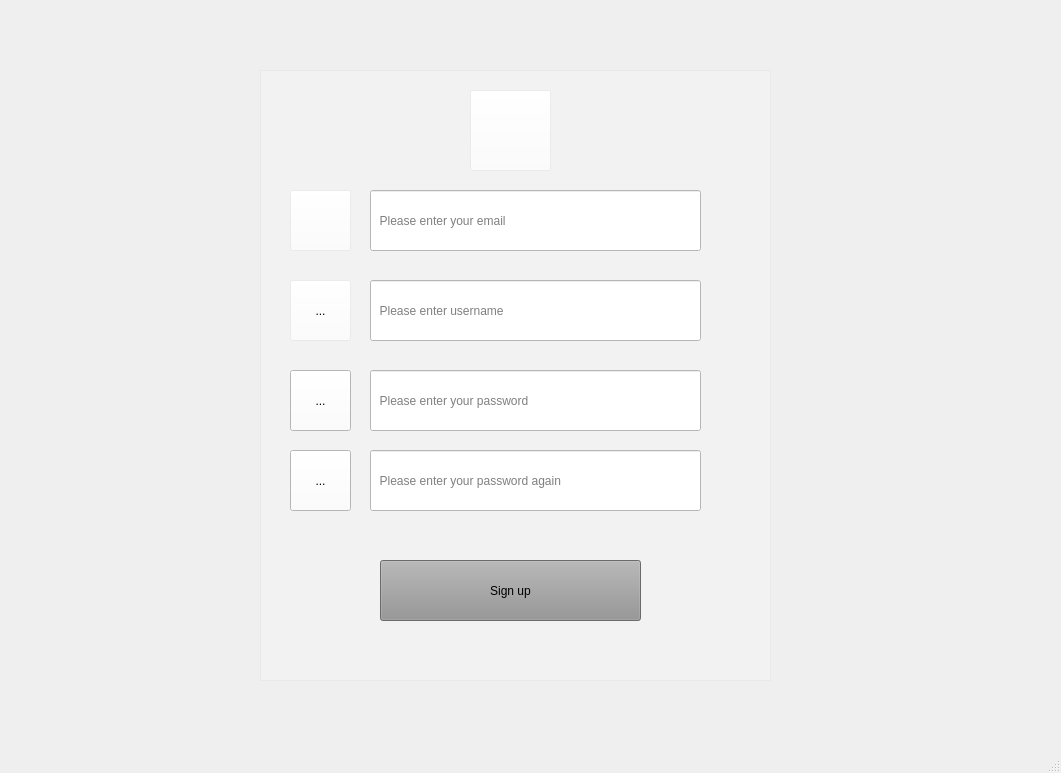
<?xml version="1.0" encoding="UTF-8"?>
<ui version="4.0">
 <class>MainWindow</class>
 <widget class="QMainWindow" name="MainWindow">
  <property name="geometry">
   <rect>
    <x>0</x>
    <y>0</y>
    <width>1061</width>
    <height>773</height>
   </rect>
  </property>
  <property name="windowTitle">
   <string>MainWindow</string>
  </property>
  <widget class="QWidget" name="centralwidget">
   <widget class="QLabel" name="label">
    <property name="geometry">
     <rect>
      <x>-170</x>
      <y>-40</y>
      <width>1281</width>
      <height>831</height>
     </rect>
    </property>
    <property name="text">
     <string/>
    </property>
    <property name="pixmap">
     <pixmap resource="icons.qrc">:/capture.PNG</pixmap>
    </property>
   </widget>
   <widget class="QFrame" name="frame">
    <property name="geometry">
     <rect>
      <x>260</x>
      <y>70</y>
      <width>511</width>
      <height>611</height>
     </rect>
    </property>
    <property name="styleSheet">
     <string notr="true">background:rgba(255,255,255,0.2);</string>
    </property>
    <property name="frameShape">
     <enum>QFrame::StyledPanel</enum>
    </property>
    <property name="frameShadow">
     <enum>QFrame::Raised</enum>
    </property>
    <widget class="QLineEdit" name="lineEdit">
     <property name="geometry">
      <rect>
       <x>110</x>
       <y>120</y>
       <width>331</width>
       <height>61</height>
      </rect>
     </property>
     <property name="styleSheet">
      <string notr="true">background:rgb(255, 255, 255);
font: 75 10pt &quot;MS Shell Dlg 2&quot;;</string>
     </property>
     <property name="placeholderText">
      <string>  Please enter your email  </string>
     </property>
    </widget>
    <widget class="QLineEdit" name="lineEdit_2">
     <property name="geometry">
      <rect>
       <x>110</x>
       <y>210</y>
       <width>331</width>
       <height>61</height>
      </rect>
     </property>
     <property name="styleSheet">
      <string notr="true">background:rgb(255, 255, 255);
font: 75 10pt &quot;MS Shell Dlg 2&quot;;</string>
     </property>
     <property name="placeholderText">
      <string>  Please enter username</string>
     </property>
    </widget>
    <widget class="QLineEdit" name="lineEdit_3">
     <property name="geometry">
      <rect>
       <x>110</x>
       <y>300</y>
       <width>331</width>
       <height>61</height>
      </rect>
     </property>
     <property name="styleSheet">
      <string notr="true">background:rgb(255, 255, 255);
font: 75 10pt &quot;MS Shell Dlg 2&quot;;</string>
     </property>
     <property name="echoMode">
      <enum>QLineEdit::Password</enum>
     </property>
     <property name="placeholderText">
      <string>  Please enter your password</string>
     </property>
    </widget>
    <widget class="QLineEdit" name="lineEdit_4">
     <property name="geometry">
      <rect>
       <x>110</x>
       <y>380</y>
       <width>331</width>
       <height>61</height>
      </rect>
     </property>
     <property name="styleSheet">
      <string notr="true">background:rgb(255, 255, 255);
font: 75 10pt &quot;MS Shell Dlg 2&quot;;</string>
     </property>
     <property name="echoMode">
      <enum>QLineEdit::Password</enum>
     </property>
     <property name="placeholderText">
      <string>  Please enter your password again  </string>
     </property>
    </widget>
    <widget class="QPushButton" name="pushButton">
     <property name="geometry">
      <rect>
       <x>120</x>
       <y>490</y>
       <width>261</width>
       <height>61</height>
      </rect>
     </property>
     <property name="styleSheet">
      <string notr="true">background:rgb(148,148,148);
font: 75 14pt &quot;MS Shell Dlg 2&quot;;</string>
     </property>
     <property name="text">
      <string>Sign up</string>
     </property>
    </widget>
    <widget class="QToolButton" name="toolButton">
     <property name="geometry">
      <rect>
       <x>30</x>
       <y>120</y>
       <width>61</width>
       <height>61</height>
      </rect>
     </property>
     <property name="text">
      <string/>
     </property>
     <property name="icon">
      <iconset resource="icons.qrc">
       <normaloff>:/emai.png</normaloff>:/emai.png</iconset>
     </property>
     <property name="iconSize">
      <size>
       <width>99</width>
       <height>100</height>
      </size>
     </property>
    </widget>
    <widget class="QToolButton" name="toolButton_2">
     <property name="geometry">
      <rect>
       <x>30</x>
       <y>210</y>
       <width>61</width>
       <height>61</height>
      </rect>
     </property>
     <property name="text">
      <string>...</string>
     </property>
     <property name="icon">
      <iconset resource="icons.qrc">
       <normaloff>:/username.png</normaloff>:/username.png</iconset>
     </property>
     <property name="iconSize">
      <size>
       <width>60</width>
       <height>60</height>
      </size>
     </property>
    </widget>
    <widget class="QToolButton" name="toolButton_3">
     <property name="geometry">
      <rect>
       <x>30</x>
       <y>300</y>
       <width>61</width>
       <height>61</height>
      </rect>
     </property>
     <property name="styleSheet">
      <string notr="true">background:rgb(255, 255, 255);</string>
     </property>
     <property name="text">
      <string>...</string>
     </property>
     <property name="icon">
      <iconset resource="icons.qrc">
       <normaloff>:/pass.png</normaloff>:/pass.png</iconset>
     </property>
     <property name="iconSize">
      <size>
       <width>60</width>
       <height>70</height>
      </size>
     </property>
    </widget>
    <widget class="QToolButton" name="toolButton_4">
     <property name="geometry">
      <rect>
       <x>30</x>
       <y>380</y>
       <width>61</width>
       <height>61</height>
      </rect>
     </property>
     <property name="styleSheet">
      <string notr="true">background:rgb(255, 255, 255);</string>
     </property>
     <property name="text">
      <string>...</string>
     </property>
     <property name="icon">
      <iconset resource="icons.qrc">
       <normaloff>:/pass.png</normaloff>:/pass.png</iconset>
     </property>
     <property name="iconSize">
      <size>
       <width>60</width>
       <height>70</height>
      </size>
     </property>
    </widget>
    <widget class="QToolButton" name="toolButton_5">
     <property name="geometry">
      <rect>
       <x>210</x>
       <y>20</y>
       <width>81</width>
       <height>81</height>
      </rect>
     </property>
     <property name="text">
      <string/>
     </property>
     <property name="icon">
      <iconset resource="icons.qrc">
       <normaloff>:/signup.jpg</normaloff>:/signup.jpg</iconset>
     </property>
     <property name="iconSize">
      <size>
       <width>100</width>
       <height>100</height>
      </size>
     </property>
    </widget>
   </widget>
  </widget>
  <widget class="QMenuBar" name="menubar">
   <property name="geometry">
    <rect>
     <x>0</x>
     <y>0</y>
     <width>1061</width>
     <height>26</height>
    </rect>
   </property>
  </widget>
  <widget class="QStatusBar" name="statusbar"/>
 </widget>
 <resources>
  <include location="icons.qrc"/>
 </resources>
 <connections/>
</ui>
